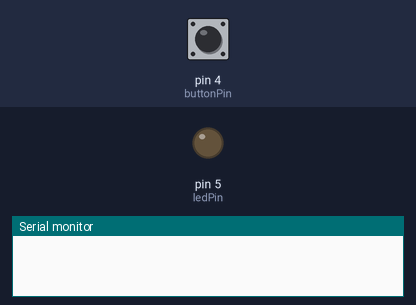
Recording of a sketch running on a simulated Arduino Uno, built with avr-gcc and run on an emulated ATmega328P. Shown: output pins drawn as LEDs (lit = HIGH), the last lines printed to the serial monitor. The inputs (shaded band) are chosen by the test bench; at power-on: pin 4 (buttonPin) LOW.

Above: at 1.2 s.
1.3 s: pin 4 (buttonPin) pulled HIGH for 0.15 s
At 2.4 s:
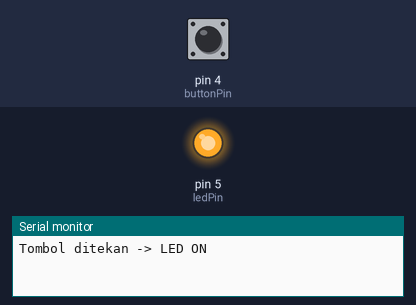
2.9 s: pin 4 (buttonPin) pulled HIGH for 1 s
At 3.6 s:
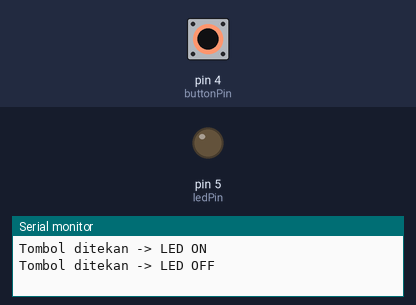
5.4 s: pin 4 (buttonPin) pulled HIGH for 3.2 s
At 6.7 s:
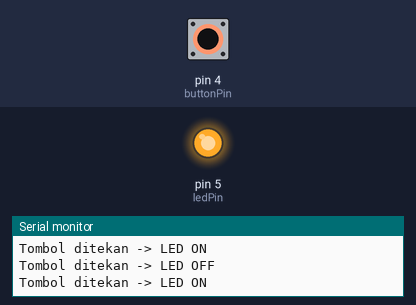
Timing chart, 0 to 8.4 s (numbered marks = the images above; inputs shaded):
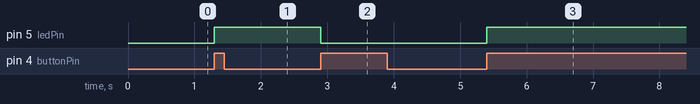

Measured:
- after the input at 1.3 s, pin 5 (ledPin): LOW → HIGH at once
- after the input at 2.9 s, pin 5 (ledPin): HIGH → LOW at once
- after the input at 5.4 s, pin 5 (ledPin): LOW → HIGH at once

The sketch:

1.7.ino
```cpp
const int buttonPin = 4;
const int ledPin = 5;

int ledState = LOW;
int lastButtonState = LOW;

void setup() {
  Serial.begin(115200);

  pinMode(buttonPin, INPUT);
  pinMode(ledPin, OUTPUT);

  digitalWrite(ledPin, ledState);
}

void loop() {
  int buttonState = digitalRead(buttonPin);

  // Mendeteksi saat tombol baru ditekan
  if (buttonState == HIGH && lastButtonState == LOW) {
    ledState = !ledState;

    digitalWrite(ledPin, ledState);

    if (ledState == HIGH) {
      Serial.println("Tombol ditekan -> LED ON");
    } else {
      Serial.println("Tombol ditekan -> LED OFF");
    }

    delay(50); // debounce sederhana
  }

  lastButtonState = buttonState;
}
```
